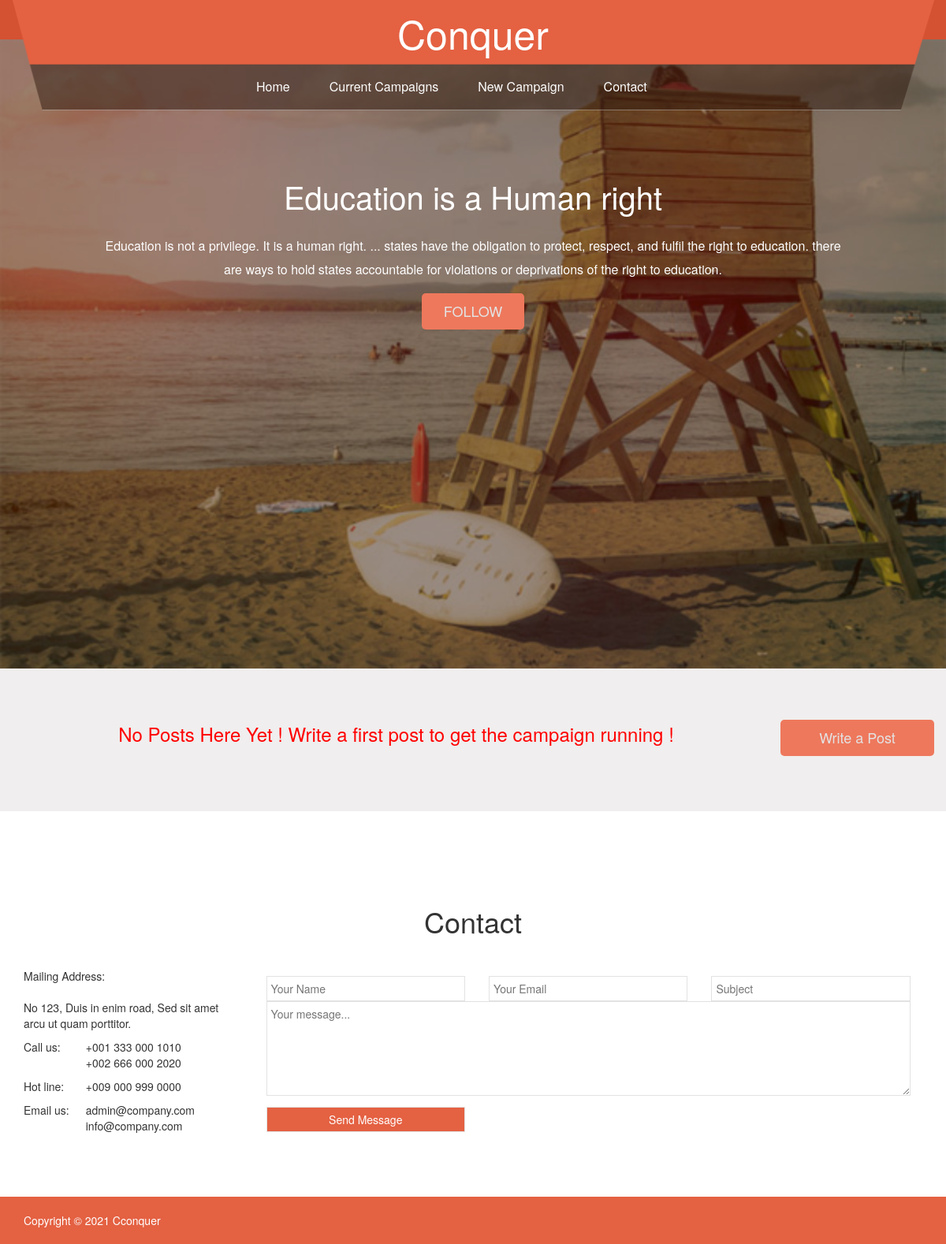
The app's page /campaign.php?id=5 (signed in) with its own data.
### tables this page shows
CREATE TABLE `tb_camp` (
  `camp_id` int(10) NOT NULL,
  `camp_name` varchar(200) NOT NULL,
  `camp_desc` varchar(1000) NOT NULL,
  `camp_by` varchar(10) NOT NULL,
  `camp_photo` varchar(30) NOT NULL,
  `camp_status` varchar(50) NOT NULL,
  `camp_date` date NOT NULL
);

### campaign.php (the view, shortened to what this page needs)
<?php
include('include/header_s.php');
include('config.php');
?>
      </div>
    </div>
  </div>
  <div class="templatemo_headerimage">
    <div class="flexslider">
      <ul class="slides">
        <li><img src="images/slider/1.jpg" alt="Slide 1"></li>
      </ul>
    </div>
  </div>
  <?php
    $idd = $_GET['id'];
      $query = "SELECT * FROM `tb_camp` WHERE camp_id = $idd";
      $result = mysqli_query($con, $query);
      while($row = $result->fetch_assoc()){
      ?>
  <div class="slider-caption">
    <div class="templatemo_homewrapper">
      <div class="templatemo_hometitle"><?php echo $row['camp_name']; ?></div>
      <div class="templatemo_hometext"><?php echo $row['camp_desc']; ?></div>
      <div class="templatemo_homebutton">
      <?php
      $us_id = $_SESSION['user_id'];
      $queryy = "SELECT * FROM `tb_follower` WHERE `follow_camp_id` = $idd AND `follow_user_id` = $us_id";
      $check = mysqli_query($con, $queryy);
      if(mysqli_num_rows($check) < 1) {
        ?>
      <a href="follow.php?id=<?php echo $row['camp_id']; ?>">FOLLOW</a>
      <?php } else { ?>
      <a href="unfollow.php?id=<?php echo $row['camp_id']; ?>">UNFOLLOW</a>
      <?php } ?></div>
      </div>
  </div>
  <?php } ?>
<div class="templatemo_servicewrapper" id="templatemo_service_page">
  <div class="container">
  <div class="row"><div class="col-md-10"> <?php
        $querys = "SELECT * FROM `tb_post` WHERE `post_camp` = $idd";
        $results = mysqli_query($con,$querys);
        if(mysqli_num_rows($results) < 1)
        { ?>
            <h3 style="color:red;"> No Posts Here Yet ! Write a first post to get the campaign running !</h3>
        <? } ?></div><div class="templatemo_homebutton col-md-2"><a href="new_post.php?id=<?php echo $idd; ?>">Write a Post</a></div></div>
  </div>
<?php include('include/footer.php'); ?>
<link href="//netdna.bootstrapcdn.com/bootstrap/3.2.0/css/bootstrap.min.css" rel="stylesheet" id="bootstrap-css">
<link rel="stylesheet" href="http://cdnjs.cloudflare.com/ajax/libs/font-awesome/4.1.0/css/font-awesome.min.css"/>

### css/templatemo_misc.css (style rules this page uses)
.slides,.flex-control-nav,.flex-direction-nav { margin:0; padding:0; list-style:none; }
.flexslider { margin:0; padding:0; }
.flexslider .slides > li { display:none; -webkit-backface-visibility:hidden; }
.flexslider .slides img { width:100%; display:block; }
.slides:after { content:"\0020"; display:block; clear:both; visibility:hidden; line-height:0; height:0; }
.flexslider { margin:0 0 60px; background:#fff; position:relative; zoom:1; }
.flexslider .slides { zoom:1; }

### css/templatemo_style.css (style rules this page uses)
body { font:14px/1.85em 'Open Sans',Arial,Helvetice Neue,sans-serif; color:#888888; font-weight:300; font-style:normal; -webkit-font-smoothing:antialiased; -webkit-text-size-adjust:100%; }
a,a:hover,a:focus { text-decoration:none; -webkit-transition:all 150ms ease-in; -moz-transition:all 150ms ease-in; -o-transition:all 150ms ease-in; transition:all 150ms ease-in; }
h1,h2,h3,h4,h5,h6 { font-family:'Open Sans',Arial,Helvetice Neue,sans-serif; }
.templatemo_headerimage { width:100%; margin-top:50px; position:relative; }
.templatemo_headerimage img { width:100%; }
.templatemo_hometitle { text-align:center; margin-bottom:20px; }
.templatemo_hometext { text-align:center; margin:0 auto; }
.templatemo_homebutton { background:#ee785c; padding:15px 0; text-align:center; font-size:20px; border-radius:5px; width:150px; color:#e3e3e3; }
.templatemo_homebutton a { color:#e3e3e3; }
.templatemo_servicewrapper { background:#f0eeee; padding:50px 0 50px 0; width:100%; text-align:center; }
.flexslider ul { padding:0; }
.flexslider ul li { padding:0; }
.slider-caption { position:absolute; vertical-align:middle; width:100%; text-align:center; z-index:8; color:#fff; top:180px; }
.flexslider { background-color:#371604; overflow:hidden; margin:0; }
.flexslider img { position:relative; opacity:0.5; width:100%; z-index:7; }
@media (min-width:768px) { .templatemo_headerimage { margin-top:35px; } }
@media (min-width:992px) { .templatemo_headerimage { margin-top:50px; } }
@media (min-width:992px) { .templatemo_homewrapper { display:block; } }
@media (min-width:992px) { .templatemo_homewrapper { top:0%; width:100%; } }
@media (min-width:992px) { .templatemo_hometitle { font-size:26px; margin-top:10px; } }
@media (min-width:992px) { .templatemo_hometext { text-align:center; font-size:16px; margin:0 auto; width:90%; } }
@media (min-width:992px) { .templatemo_homebutton { margin:40px auto 0 auto; padding:10px 0; font-size:18px; width:130px; } }
@media (min-width:1200px) { .templatemo_homewrapper { top:0%; width:100%; } }
@media (min-width:1200px) { .templatemo_hometitle { font-size:40px; margin-top:40px; } }
@media (min-width:1200px) { .templatemo_hometext { text-align:center; font-size:16px; margin:0 auto; width:80%; line-height:30px; } }
@media (min-width:1200px) { .templatemo_homebutton { margin:40px auto 20px auto; font-size:18px; } }

### css/styles.css (style rules this page uses)
ol,ul { list-style:none; }
img { border:0; max-width:100%; }

### campaign.php (style rules this page uses)
.templatemo_homebutton { margin: 15px auto 20px auto; }

### records on screen
tb_camp: camp_name "Education is a Human right", camp_desc "Education is not a privilege. It is a human right. ... states have the obligation to protect, respect, and fulfil the right to education. there are ways to hold states accountable for violations or deprivations of the right to education."
